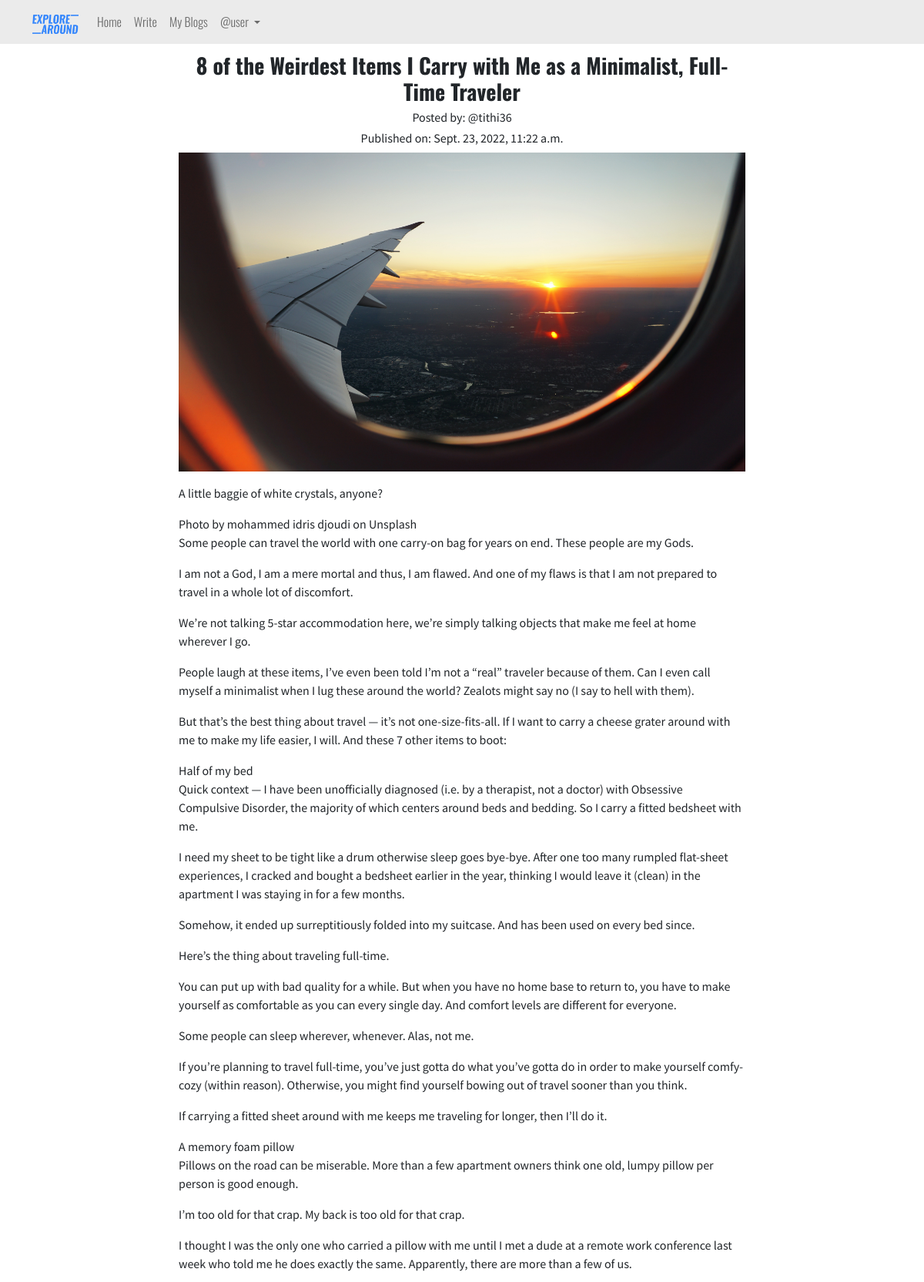
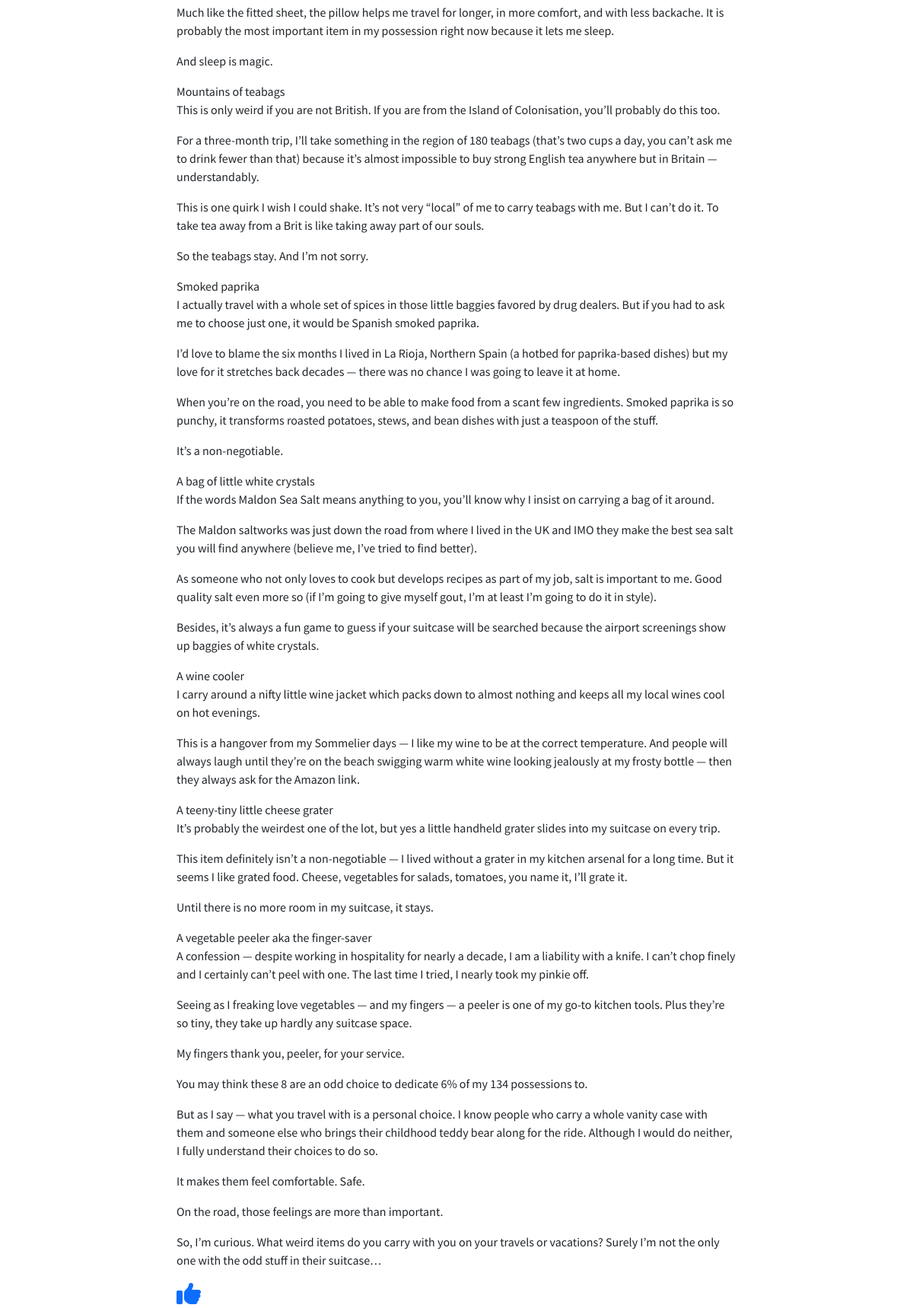
/blog/8-of-the-Weirdest-Items-I-Carry-with-Me-as-a-Minimalist,-Full-Time-Traveler-8f1148c7-aabe-4c3d-96ce-1db70927355c (signed in, upper part), run on the app's committed database (2 pictures, top to bottom).
### Blog_Management/models.py (models this page shows, shortened)
class Blog(models.Model):
    author = models.ForeignKey(User, on_delete=models.CASCADE, related_name='post_author')
    blog_title = models.CharField(max_length=264, verbose_name='Title')
    slug = models.SlugField(max_length=264, unique=True)
    blog_content = models.TextField(verbose_name='Please write what is on your mind?')
    blog_image = models.ImageField(upload_to='blog_pics', verbose_name='Image')
    publish_date = models.DateTimeField(auto_now_add=True)
    update_date = models.DateTimeField(auto_now=True)
    class Meta:
        ordering = ('-publish_date', )

### Blog_Management/views.py (the view, shortened to what this page needs)
# urls.py: path('<str:slug>', views.full_blog, name='full_blog'),
@login_required
def full_blog(request, slug):
    blog = Blog.objects.get(slug=slug)
    comment_form = CommentForm()
    already_liked = Like.objects.filter(blog=blog, user=request.user)
    if already_liked:
        liked = True
    else:
        liked = False
    return render(request, 'Blog_Management/full_blog.html', {'blog': blog, 'comment_form': comment_form, 'liked': liked})

### templates/Blog_Management/full_blog.html (shortened to what this page needs)
{% extends 'base.html' %}
{% load crispy_forms_tags %}
{% block main_content %}
<div class="container time-font">
    <div class="row justify-content-center">
        <div class="col-lg-8">
            <div class="text-center">
                <h3 class="title-font">{{ blog.blog_title }}</h3>
                <div>
                    <h6>Posted by: @{{ blog.author }}</h6>
                    <h6>Published on: {{ blog.publish_date }}</h6>
                </div>
            </div>
            <img src="/media/{{ blog.blog_image }}" width="100%">
            <p>{{ blog.blog_content|linebreaks }}</p>
            {% if not liked %}
                <a href="{% url 'Blog_Management_App:liked_post' pk=blog.pk %}"><i class="fa fa-solid fa-thumbs-up fa-2x"></i></a>
            {% else %}
                <a href="{% url 'Blog_Management_App:unliked_post' pk=blog.pk %}"><i class="fa fa-solid fa-thumbs-down fa-2x"></i></a>
            {% endif %}
        </div>
    </div>
</div>
{% endblock main_content %}

### templates/base.html (shortened to what this page needs)
<!DOCTYPE html>
{% load static %}
<html lang="en">
<head>
    <link href="https://cdn.jsdelivr.net/npm/bootstrap@5.2.0-beta1/dist/css/bootstrap.min.css" rel="stylesheet">
    <link href="https://maxcdn.bootstrapcdn.com/font-awesome/4.7.0/css/font-awesome.min.css" rel="stylesheet">
    <link rel="stylesheet" href="{% static 'css/style.css' %}">
    <link rel="stylesheet" href="https://unpkg.com/aos@next/dist/aos.css" />
</head>
<body style="overflow-x: hidden;">
    <header>
      <nav class="navbar navbar-expand-lg nav-font fixed-top" style="background-color: #ebebeb;">
        <div class="container">
          <a class="navbar-brand" href="{% url 'index' %}"><img src="/media/logo.png" width='60px' alt="Logo"></a>
          <div class="collapse navbar-collapse" id="navbarSupportedContent">
            <ul class="navbar-nav me-auto mb-lg-0">
              <li class="nav-item">
                <a class="nav-link" href="{% url 'index' %}">Home</a>
              </li>
              {% if user.is_authenticated %}
                <li class="nav-item">
                  <a class="nav-link" href="{% url 'Blog_Management_App:write_blog' %}">Write</a>
                </li>
                <li class="nav-item">
                  <a class="nav-link" href="{% url 'Blog_Management_App:my_blogs' %}">My Blogs</a>
                </li>
                <li class="nav-item dropdown">
                  <a class="nav-link dropdown-toggle" href="#" role="button" data-bs-toggle="dropdown" aria-expanded="false">
                    @{{ user.username }}
                  </a>
                </li>
              {% endif %}
            </ul>
          </div>
        </div>
      </nav>
    </header>
    <section>
        {% block main_content %}
        {% endblock main_content %}
    </section>
</body>
</html>

### static/css/style.css (style rules this page uses)
.nav-font { font-family: 'Oswald', sans-serif; font-weight: 300; }
.title-font { font-family: 'Oswald', sans-serif; font-weight: bold; }
.time-font { font-family: 'Source Sans Pro', sans-serif; }

### templates/base.html (style rules this page uses)
body { padding-top: 68px; }

### data on the page
Blog: blog_title "8 of the Weirdest Items I Carry with Me as a Minimalist, Full-Time Traveler", author "tithi36", publish_date "Sept. 23, 2022, 11:22 a.m.", blog_image (picture), blog_content "A little baggie of white crystals, anyone? Photo by mohammed idris djoudi on Unsplash Some people can travel the world with one carry-on bag for years on end. These people are my Gods. I am not a God, I am a mere mortal and thus, I am flawed. And one of my flaws is that I am not prepared to travel in a whole lot of discomfort. We’re not talking 5-star accommodation here, we’re simply talking objects that make me feel at home wherever I go. People laugh at these items, I’ve even been told I’m not a “real” traveler because of them. Can I even call myself a minimalist when I lug these around the world? Zealots might say no (I say to hell with them). But that’s the best thing about travel —…"

### other printed values
{{ user.username }} "user"
